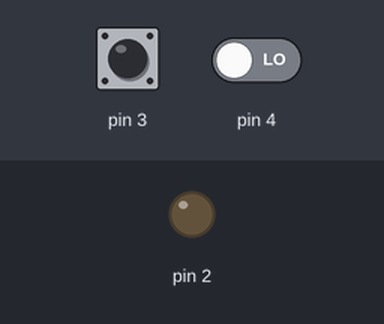
Simulated run of this sketch. Board: Arduino Uno, built with avr-gcc and run on an emulated ATmega328P. Shown: output pins drawn as LEDs (lit = HIGH). Inputs (shaded band) come from the test bench; at power-on: pin 3 HIGH, pin 4 LOW.

Above: at 1.2 s.
1.3 s: pin 3 pulled LOW for 0.15 s
At 2.3 s:
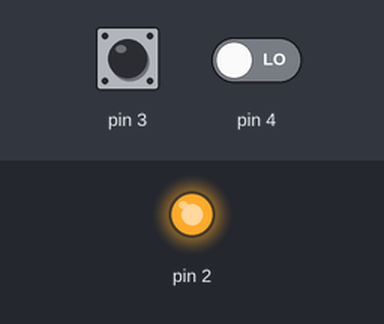
2.9 s: pin 4 driven HIGH
At 3.6 s:
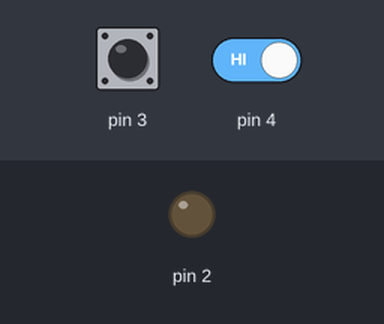
Timing chart, 0 to 5.9 s (numbered marks = the images above; inputs shaded):
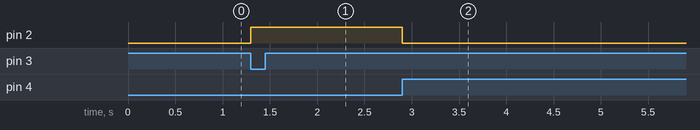

Measured:
- after the input at 1.3 s, pin 2: LOW → HIGH at once
- after the input at 2.9 s, pin 2: HIGH → LOW at once

The sketch:

kod.ino
```cpp
int btn1;
int btn2;
bool led;

void setup() {
// put your setup code here, to run once:
Serial.begin(9600);
pinMode(2, OUTPUT);
pinMode(3, INPUT_PULLUP);
pinMode(4, INPUT);

digitalWrite(2, LOW);
// deklaracja zmiennej led.
led = false;

}

void loop() {

// odczyt przycisków:
btn1 = digitalRead(3);
btn2 = digitalRead(4);

// jeśli btn1 naciśnięty -> led przypisz true.
if(!btn1 == HIGH)
{
  led = true;
}

// jeśli btn2 naciśnięty -> led przypisz false.
if(btn2 == HIGH)
{
  led = false;
}

// zaświeć diodę, jeśli -> led == true.
if(led)
{
  digitalWrite(2, HIGH);
}
else
{
  digitalWrite(2, LOW);
}


}
```
